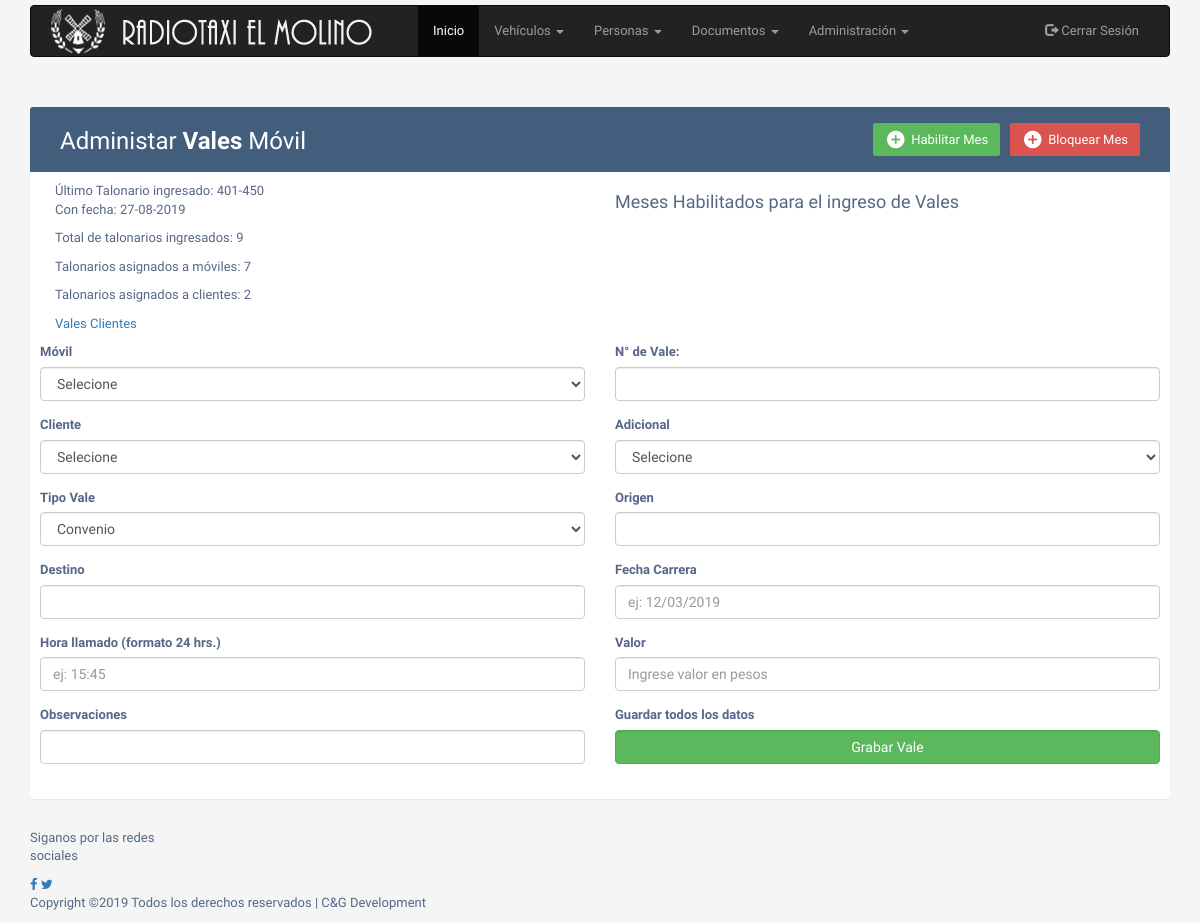
The page /index.php/vale/vales on the database as committed earlier.
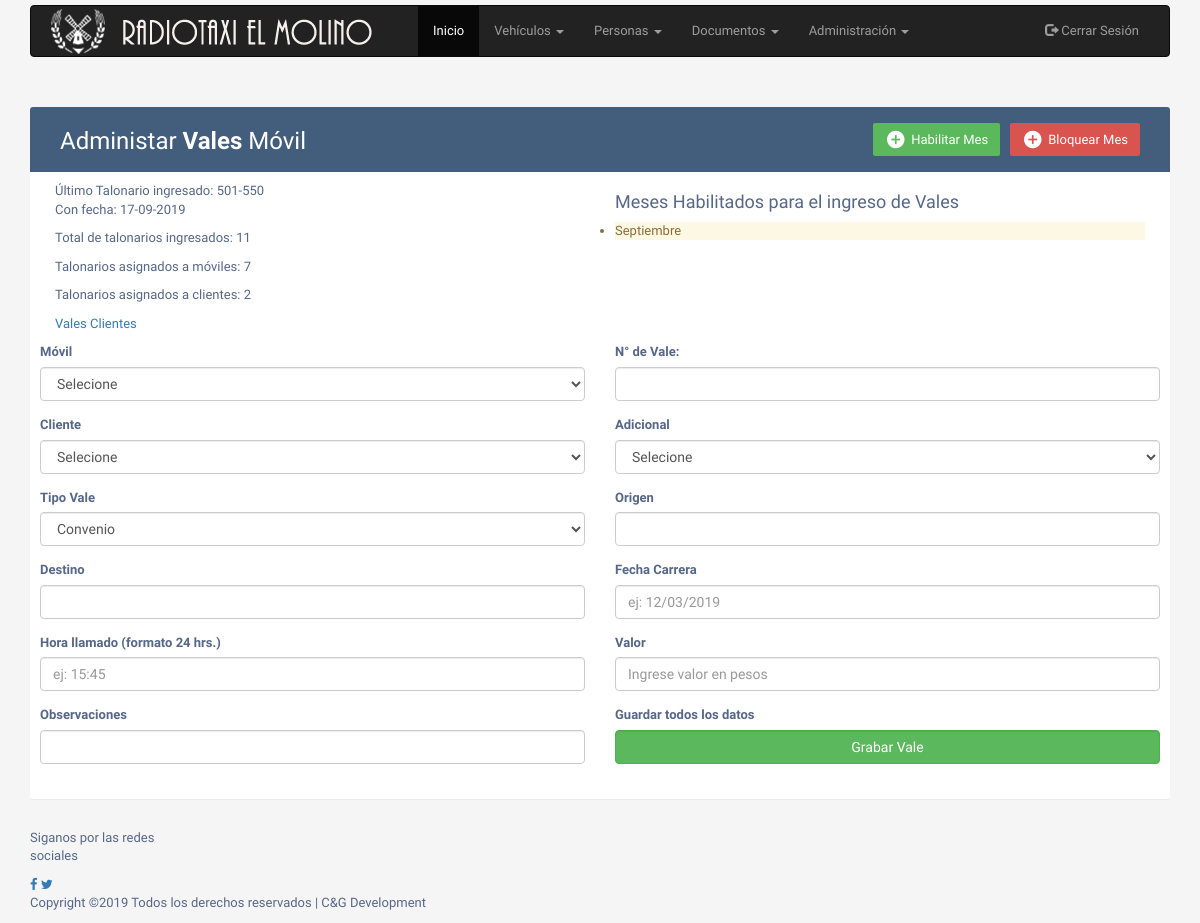
The same page on the database as committed later.
### tables this page shows
CREATE TABLE `talonario` (
  `TalonarioCodigo` int(11) NOT NULL,
  `TalonarioInicio` int(11) DEFAULT '0',
  `TalonarioTermino` int(11) DEFAULT '0',
  `TalonarioEstado` int(11) DEFAULT '0',
  `TalonarioFechaIngreso` varchar(10) DEFAULT NULL,
  `TalonarioTerminado` varchar(10) DEFAULT '0'
);

CREATE TABLE `meses` (
  `id_meses` int(11) NOT NULL,
  `MesesCodigo` varchar(2) NOT NULL,
  `MesesNombre` varchar(15) NOT NULL,
  `estado` int(11) NOT NULL
);

### application/controllers/Vale.php (called while the page is built, shortened)
<?php defined('BASEPATH') OR exit('No direct script access allowed');
class Vale extends CI_Controller {
    public function __construct() {
        $this->load->model('Vale_model', 'ValeModel');
        $this->load->model('ComboBoxes_Model', 'ComboBoxes');
        $this->load->helper('url');
    }
    public function vales(){
            $data['talonarios'] = $this->ComboBoxes->getTalonarios();
            $data['meses'] = $this->ComboBoxes->meses();
            $data['meses_bloq'] = $this->ComboBoxes->getMesesBloq();
            $data['meses_hab'] = $this->ComboBoxes->getMesesHab();
            $data['clientes'] = $this->ComboBoxes->getClientes();
            $data['moviles'] = $this->ComboBoxes->getMovilDisponibleTalonario();
            $data['ultimo_tal'] = $this->ComboBoxes->getLastTal();
            $data['tot_tal'] = $this->ComboBoxes->getTotTal();
            $data['tot_talMov'] = $this->ComboBoxes->getTotTalMov();
            $data['tot_talCli'] = $this->ComboBoxes->getTotTalCli();
            $data['page_title'] = $this->ComboBoxes->getTotTal();
            $data['movilTalonario'] = $this->ComboBoxes->getMovilTalonario();
            $this->load->view('sis_header_private.php');
            $this->load->view("User/vales_view", $data);
            $this->load->view('sis_footer_private.php');
    }
}

### index.php (called while the page is built, shortened)
<?php
require_once BASEPATH.'core/CodeIgniter.php';

### application/models/ComboBoxes_Model.php (called while the page is built, shortened)
<?php
class ComboBoxes_Model extends CI_Model{
        public function getLastTal() {
        $sql = ("SELECT * FROM talonario WHERE TalonarioCodigo = (SELECT MAX(TalonarioCodigo) FROM talonario) ORDER BY TalonarioCodigo");
            $consulta = $this->db->query($sql);
            return $consulta->result();
        }
        public function getTotTal() {
        $sql = ("SELECT COUNT(*) AS total FROM talonario");
            $consulta = $this->db->query($sql);
            return $consulta->result();
        }
        public function getTotTalMov() {
        $sql = ("SELECT COUNT(*) AS total FROM talonario_movil");
            $consulta = $this->db->query($sql);
            return $consulta->result();
        }
        public function getTotTalCli() {
        $sql = ("SELECT COUNT(*) AS total FROM talonario_cliente");
            $consulta = $this->db->query($sql);
            return $consulta->result();
        }
        public function meses(){
            $this->db->from('meses');
            $this->db->order_by("MesesCodigo", "asc");
            $meses = $this->db->get();
            if($meses->num_rows() > 0){
                return $meses->result();
            }
        }
        public function getMesesHab(){
            $sql = ("SELECT * FROM meses WHERE estado = 1 ORDER BY MesesCodigo");
            $consulta = $this->db->query($sql);
            return $consulta->result();
        }
}

### application/views/User/vales_view.php (the view, shortened to what the changed rows need)
<div class="container">
        <div class="table-wrapper">
            <div class="table-title">
               <div class="row">
                    <div class="col-sm-4">
                        <h2>Administar <b>Vales</b> Móvil</h2>
                    </div>
                </div>
            </div>
            <div class="row">
                <div class="col-xs-6">
                    <?php foreach ($ultimo_tal as $i) {
                                        $talonario = $i->TalonarioInicio.'-'.$i->TalonarioTermino;
                                        echo "Último Talonario ingresado: ".$talonario. "<p>";
                                        echo "Con fecha: ".$i->TalonarioFechaIngreso;
                                    } ?>
                    <p>
                    <?php foreach ($tot_tal as $i) {
                                        echo "Total de talonarios ingresados: ".$i->total;
                                    } ?>
                    <p>
                    <?php foreach ($tot_talMov as $i) {
                                        echo "Talonarios asignados a móviles: ".$i->total;
                                    } ?>
                    <p>
                    <?php foreach ($tot_talCli as $i) {
                                        echo "Talonarios asignados a clientes: ".$i->total;
                                    } ?>
                    <p><a href="<?= base_url('Vale/valesCli');?>">Vales Clientes</a>
                </div>
                <div class="col-xs-6">
                        <h4>Meses Habilitados para el ingreso de Vales</h4>
                        <ul class="list-group list-group-horizontal">
                            <?php foreach ($meses_hab as $i) { echo "<li class='list-group-item-warning'>".$i->MesesNombre."</li>"; } ?>
                        </ul>
                </div>
            </div>
            </div>
        </div>

Rows that differ between the two databases and show on the page:
no longer on this page (row unchanged): talonario: talonario "401-450", TalonarioFechaIngreso "27-08-2019"
added talonario: talonario "501-550", TalonarioFechaIngreso "17-09-2019"
added meses: MesesNombre "Septiembre"
Other text that changed with them:
new list line: "Total de talonarios ingresados: 11"
list line gone: "Total de talonarios ingresados: 9"
